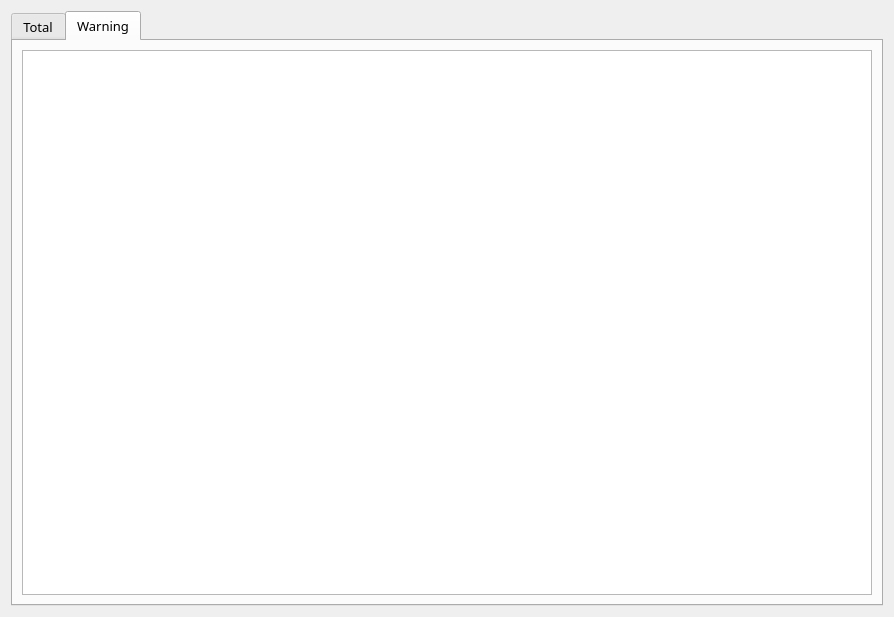
<?xml version="1.0" encoding="UTF-8"?>
<ui version="4.0">
 <class>DebugRecordPage</class>
 <widget class="QWidget" name="DebugRecordPage">
  <property name="geometry">
   <rect>
    <x>0</x>
    <y>0</y>
    <width>894</width>
    <height>617</height>
   </rect>
  </property>
  <property name="windowTitle">
   <string>Form</string>
  </property>
  <layout class="QVBoxLayout" name="verticalLayout">
   <item>
    <widget class="QTabWidget" name="tabWidget">
     <property name="font">
      <font>
       <family>微软雅黑</family>
       <pointsize>10</pointsize>
      </font>
     </property>
     <property name="currentIndex">
      <number>1</number>
     </property>
     <widget class="QWidget" name="tab_total">
      <attribute name="title">
       <string>Total</string>
      </attribute>
      <layout class="QVBoxLayout" name="verticalLayout_2">
       <item>
        <widget class="QPlainTextEdit" name="plainTextEdit_total">
         <property name="maximumBlockCount">
          <number>1000</number>
         </property>
        </widget>
       </item>
      </layout>
     </widget>
     <widget class="QWidget" name="tab_warning">
      <attribute name="title">
       <string>Warning</string>
      </attribute>
      <layout class="QVBoxLayout" name="verticalLayout_3">
       <item>
        <widget class="QPlainTextEdit" name="plainTextEdit_warning">
         <property name="maximumBlockCount">
          <number>1000</number>
         </property>
        </widget>
       </item>
      </layout>
     </widget>
    </widget>
   </item>
  </layout>
 </widget>
 <resources/>
 <connections/>
</ui>
